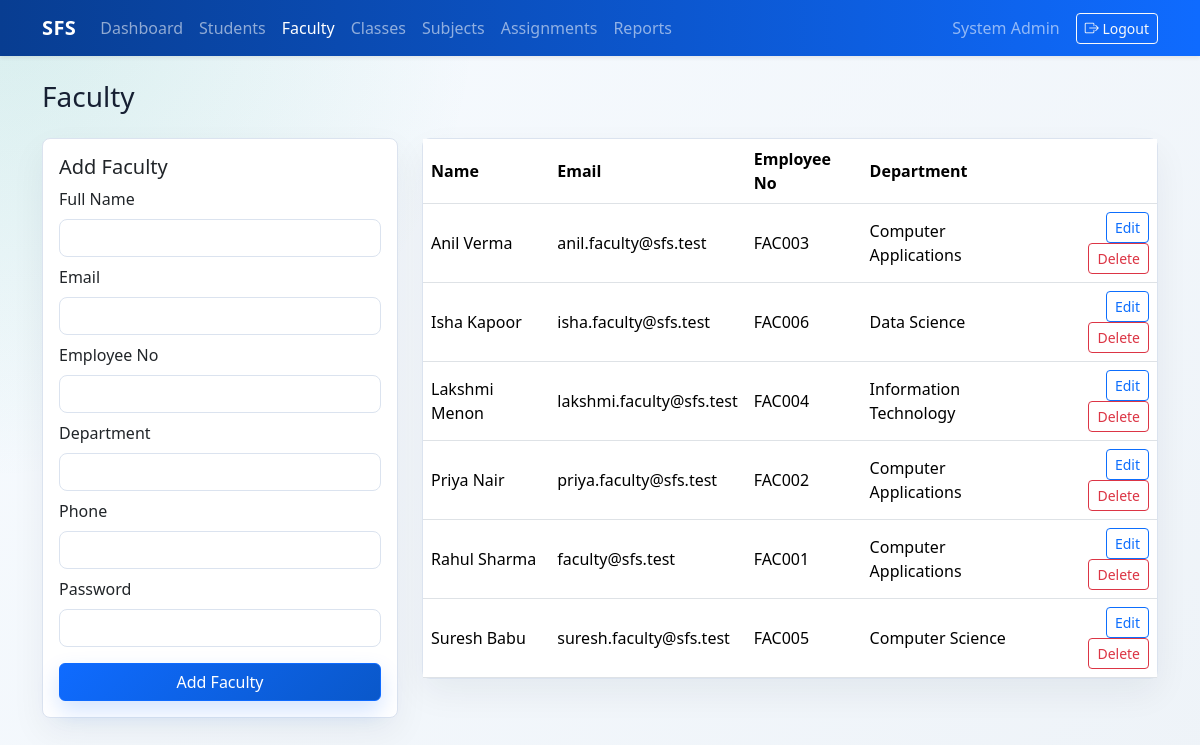
The page /admin/faculty.php (signed in) on the database its author committed.
### tables this page shows
CREATE TABLE faculty (
    id INT UNSIGNED AUTO_INCREMENT PRIMARY KEY,
    user_id INT UNSIGNED NOT NULL UNIQUE,
    employee_no VARCHAR(40) NOT NULL UNIQUE,
    full_name VARCHAR(120) NOT NULL,
    department VARCHAR(120),
    phone VARCHAR(20),
    created_at TIMESTAMP DEFAULT CURRENT_TIMESTAMP,
    FOREIGN KEY (user_id) REFERENCES users(id) ON DELETE CASCADE,
    INDEX idx_faculty_department (department)
);

CREATE TABLE users (
    id INT UNSIGNED AUTO_INCREMENT PRIMARY KEY,
    name VARCHAR(120) NOT NULL,
    email VARCHAR(160) NOT NULL UNIQUE,
    password VARCHAR(255) NOT NULL,
    role ENUM('admin','student','faculty') NOT NULL,
    status ENUM('active','inactive') NOT NULL DEFAULT 'active',
    created_at TIMESTAMP DEFAULT CURRENT_TIMESTAMP,
    updated_at TIMESTAMP DEFAULT CURRENT_TIMESTAMP ON UPDATE CURRENT_TIMESTAMP,
    INDEX idx_users_role (role),
    INDEX idx_users_status (status)
);

### includes/functions.php (called while the page is built, shortened)
<?php
function e(?string $value): string
{
    return htmlspecialchars((string) $value, ENT_QUOTES, 'UTF-8');
}

### admin/faculty.php (the view, shortened to what this page needs)
<?php
require_once __DIR__ . '/../includes/auth.php';
$edit = null;
$faculty = $pdo->query('SELECT f.*, u.email FROM faculty f JOIN users u ON u.id = f.user_id ORDER BY f.full_name')->fetchAll();
require_once __DIR__ . '/../includes/header.php';
?>
<h1 class="h3 mb-4">Faculty</h1>
<div class="row g-4">
    <div class="col-lg-4"><div class="card"><div class="card-body">
        <h2 class="h5"><?= $edit ? 'Edit Faculty' : 'Add Faculty' ?></h2>
        <form method="post"><?= csrf_field() ?><input type="hidden" name="action" value="<?= $edit ? 'update' : 'create' ?>"><input type="hidden" name="id" value="<?= e((string) ($edit['id'] ?? '')) ?>">
            <div class="mb-2"><label class="form-label">Full Name</label><input class="form-control" name="name" required value="<?= e($edit['full_name'] ?? '') ?>"></div>
            <div class="mb-2"><label class="form-label">Email</label><input class="form-control" type="email" name="email" required value="<?= e($edit['email'] ?? '') ?>"></div>
            <div class="mb-2"><label class="form-label">Employee No</label><input class="form-control" name="employee_no" required value="<?= e($edit['employee_no'] ?? '') ?>"></div>
            <div class="mb-2"><label class="form-label">Department</label><input class="form-control" name="department" value="<?= e($edit['department'] ?? '') ?>"></div>
            <div class="mb-2"><label class="form-label">Phone</label><input class="form-control" name="phone" value="<?= e($edit['phone'] ?? '') ?>"></div>
            <div class="mb-3"><label class="form-label">Password <?= $edit ? '(blank to keep)' : '' ?></label><input class="form-control" type="password" name="password" <?= $edit ? '' : 'required' ?>></div>
            <button class="btn btn-primary w-100"><?= $edit ? 'Update' : 'Add' ?> Faculty</button>
        </form>
    </div></div></div>
    <div class="col-lg-8"><div class="card"><div class="table-responsive"><table class="table mb-0"><thead><tr><th>Name</th><th>Email</th><th>Employee No</th><th>Department</th><th></th></tr></thead><tbody>
        <?php foreach ($faculty as $f): ?><tr><td><?= e($f['full_name']) ?></td><td><?= e($f['email']) ?></td><td><?= e($f['employee_no']) ?></td><td><?= e($f['department']) ?></td><td class="text-end"><a class="btn btn-sm btn-outline-primary" href="?edit=<?= $f['id'] ?>">Edit</a><form class="d-inline" method="post" data-confirm="Delete this faculty?"><?= csrf_field() ?><input type="hidden" name="action" value="delete"><input type="hidden" name="id" value="<?= $f['id'] ?>"><button class="btn btn-sm btn-outline-danger">Delete</button></form></td></tr><?php endforeach; ?>
    </tbody></table></div></div></div>
</div>
<?php require_once __DIR__ . '/../includes/footer.php'; ?>

### assets/css/style.css (style rules this page uses)
:root { --sfs-bg: #eef3f8; --sfs-border: #dbe3ef; --sfs-primary: #0f6bff; --sfs-primary-dark: #083d91; --sfs-accent: #16a085; --sfs-ink: #172033; --sfs-muted: #667085; }
body { background: radial-gradient(circle at top left, rgba(22, 160, 133, .14), transparent 30rem), linear-gradient(135deg, #f7fbff 0%, var(--sfs-bg) 100%); color: var(--sfs-ink); min-height: 100vh; }
.btn-primary { background: linear-gradient(135deg, var(--sfs-primary), #0a58ca); border-color: var(--sfs-primary); box-shadow: 0 10px 22px rgba(15, 107, 255, .18); }
.card { border: 1px solid var(--sfs-border); border-radius: 8px; box-shadow: 0 14px 35px rgba(23, 32, 51, .06); }
.table td, .table th { vertical-align: middle; }
.form-control, .form-select { border-color: var(--sfs-border); border-radius: 8px; }

### rows shown on the page
faculty: full_name "Anil Verma", user.email "anil.faculty@sfs.test", employee_no "FAC003", department "Computer Applications"
faculty: full_name "Isha Kapoor", user.email "isha.faculty@sfs.test", employee_no "FAC006", department "Data Science"
faculty: full_name "Lakshmi Menon", user.email "lakshmi.faculty@sfs.test", employee_no "FAC004", department "Information Technology"
faculty: full_name "Priya Nair", user.email "priya.faculty@sfs.test", employee_no "FAC002", department "Computer Applications"
faculty: full_name "Rahul Sharma", user.email "faculty@sfs.test", employee_no "FAC001", department "Computer Applications"
faculty: full_name "Suresh Babu", user.email "suresh.faculty@sfs.test", employee_no "FAC005", department "Computer Science"

### other values the page prints
$user['name'] "System Admin"
